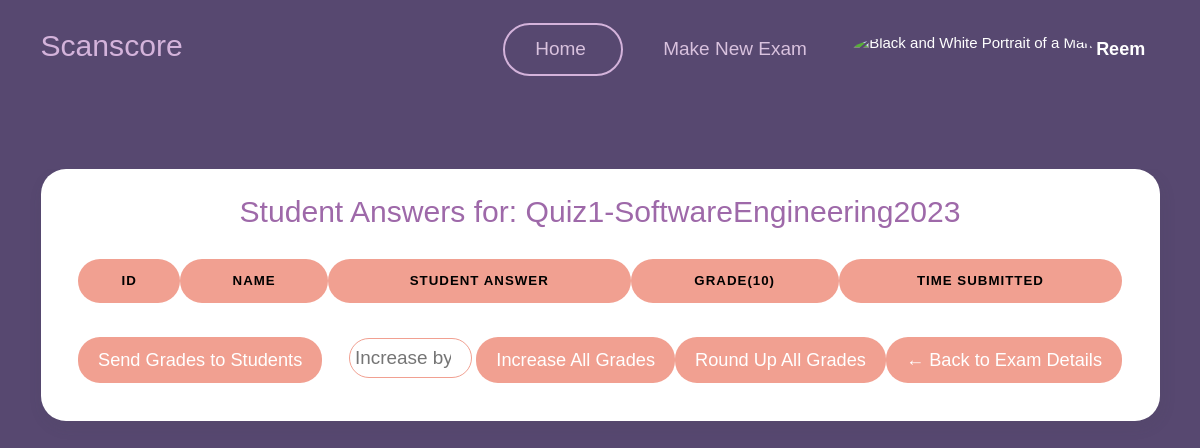
/teacher/exam/28/view_grades/ (signed in), run on an earlier commit of the app's database.
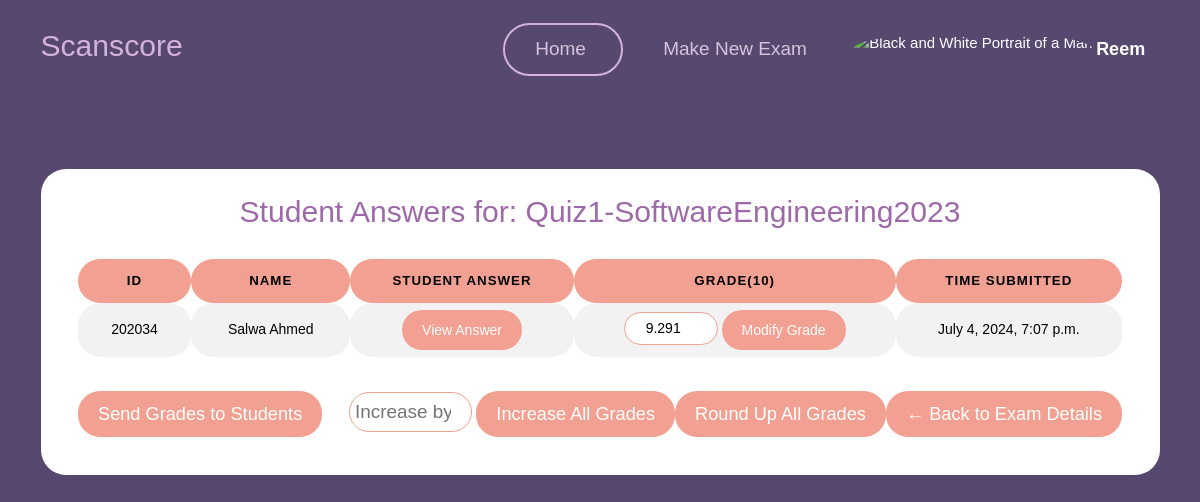
And on a later commit of the database.
### myapp/models.py (models this page shows)
class ExamSubmission(models.Model):
    exam = models.ForeignKey(Exam, on_delete=models.CASCADE,related_name='submissions') #related name is used to access the submissions of a particular exam
    student = models.ForeignKey(User, on_delete=models.CASCADE,related_name='submissions') #related name is used to access the submissions of a particular student
    student_answer = models.TextField(max_length=10000)
    score = models.DecimalField(max_digits=5, decimal_places=3, validators=[MaxValueValidator(10.000)])
    time_submitted = models.DateTimeField(auto_now_add=True)
    is_graded = models.BooleanField(default=False)
    is_approved = models.BooleanField(default=False) #If the teacher approves the grade , this will be set to true and then the student can see the grade

class User(AbstractUser):
    userType = models.CharField(max_length=10, choices=[('teacher', 'Teacher'), ('student', 'Student')])

class Student(User):
    student_id = models.CharField(max_length=20, unique=True)

### myapp/views.py (the view)
# urls.py: path('teacher/exam/<int:exam_id>/view_grades/', views.view_grades, name='view_grades'),
@login_required
def view_grades(request, exam_id):
    exam = get_object_or_404(Exam, pk=exam_id, teacher=request.user)
    exam_submissions = ExamSubmission.objects.filter(exam=exam)
    is_graded = all(submission.is_graded for submission in exam_submissions)
    if not is_graded:
        graded_submissions = StartGrading(exam_id)  # This will update and return graded submissions
        for submission in graded_submissions:
            if submission.score < 0:
                submission.score = 0.000
        return render(request, 'myapp/teacher/view_grades.html', {'submissions': graded_submissions, 'exam': exam})
    else:
        return render(request, 'myapp/teacher/view_grades.html', {'submissions': exam_submissions, 'exam': exam})

### templates/myapp/teacher/view_grades.html (shortened to what the changed rows need)
{% load static %}
<!DOCTYPE html>
<html lang="en">
<head>
    <link href="{% static 'vendor/datatables/dataTables.bootstrap4.min.css' %}" rel="stylesheet">
    <link href="{% static 'vendor/aos/aos.css' %}" rel="stylesheet">
    <link href="{% static 'vendor/bootstrap/css/bootstrap.min.css' %}" rel="stylesheet">
    <link href="{% static 'vendor/bootstrap-icons/bootstrap-icons.css' %}" rel="stylesheet">
    <link href="{% static 'vendor/boxicons/css/boxicons.min.css' %}" rel="stylesheet">
    <link href="{% static 'vendor/glightbox/css/glightbox.min.css' %}" rel="stylesheet">
    <link href="{% static 'vendor/remixicon/remixicon.css' %}" rel="stylesheet">
    <link href="{% static 'vendor/swiper/swiper-bundle.min.css' %}" rel="stylesheet">
    <link href="{% static 'css/style.css' %}" rel="stylesheet">
    <link href="{% static 'assets/css/bootstrap.min.css' %}" rel="stylesheet">
    <link href="{% static 'assets/css/plugins.min.css' %}" rel="stylesheet">
    <link href="{% static 'assets/css/kaiadmin.min.css' %}" rel="stylesheet">
</head>
<body>
    <header id="header">
        <div class="container align-items-center justify-content-between">
            <h1 class="me-auto"><a href="{% url 'teacher_dashboard' %}" style="color: #d4b3db;">Scanscore</a></h1>
        </div>
    </header>
    <section class="align-items-center"
        style="font-family: Arial, Helvetica, sans-serif;background-color: transparent; padding: 0 0;">
        <div class="container">
            <div class="justify-content-center" data-aos="fade-up" data-aos-delay="200">
                <div class="card text-black">
                    <h1 style="text-align: center; color: #9e69a9;">Student Answers for: {{ exam.name }}</h1>
                    <div class="card-body">
                        <div class="table-responsive">
                            <table id="basic-datatables" class="display table table-striped table-hover"
                                style="border-radius: 22px !important; text-align: center;">
                                <thead>
                                    <tr>
                                        <th class="style2"> ID</th>
                                        <th class="style2"> Name</th>
                                        <th class="style2"> Student Answer</th>
                                        <th class="style2"> Grade(10)</th>
                                        <th class="style2"> time Submitted</th>
                                    </tr>
                                </thead>
                                <tbody>
                                    {% for submission in submissions %}
                                    <tr>
                                        <td class="Border">{{ submission.student.student.student_id }}</td>
                                        <td class="Border">{{ submission.student.student.get_full_name }}</td>
                                        <td class="Border">
                                            <button class="btn btn-primary"
                                                onclick="openModal('{{ submission.student_answer|escapejs }}')">View
                                                Answer</button>
                                        </td class="Border">
                                        <td class="Border">
                                            <form action="{% url 'modify_grade' submission.id %}" method="post">
                                                <input type="number" step="0.001" name="new_grade"
                                                    value="{{ submission.score }}" min="0" max="10"
                                                    style="border-radius: 20px; text-align: center;padding: 5px 5px;border: 1px solid #f1a091;"
                                                    required>
                                                <button type="submit" class="btn btn-info">Modify
                                                    Grade</button>
                                            </form>
                                        </td class="Border">
                                        <td class="Border">{{ submission.time_submitted }}</td>
                                    </tr>
                                    {% endfor %}
                                </tbody>
                            </table>
                        </div>
                    </div>
                </div>
            </div>
        </div>
    </section>
</body>
</html>

What changed in the data, as far as the page shows it:
added ExamSubmission: student.student.student_id "202034", student.student.get_full_name "Salwa Ahmed", new_grade "9.291", time_submitted "July 4, 2024, 7:07 p.m."
